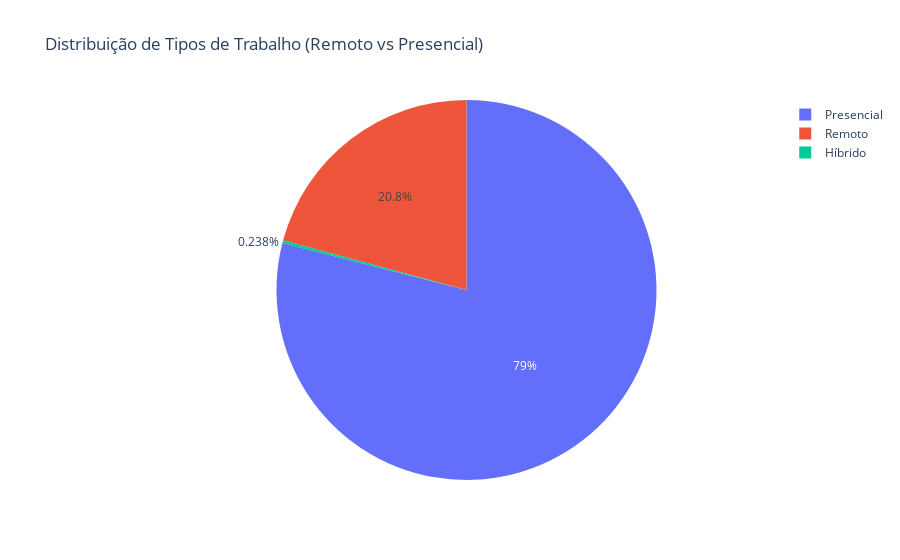

Notebook code cell kept with this figure:
### Code cell
remoto_contagem = df_limpo['remoto'].value_counts().reset_index()

remoto_contagem.columns = ['tipo_trabalho', 'quantidade']

fig = px.pie(remoto_contagem,
                names='tipo_trabalho',
                values='quantidade',
                title='Distribuição de Tipos de Trabalho (Remoto vs Presencial)'
            )
fig.show()

### Figure 1 — Plotly figure (JSON) as saved in the notebook; plotly's stock layout.template omitted (floating-point values rounded to 4 significant figures)
{"data": [{"domain": {"x": [0, 1], "y": [0, 1]}, "hovertemplate": "tipo_trabalho=%{label}<br>quantidade=%{value}<extra></extra>", "labels": ["Presencial", "Remoto", "Híbrido"], "legendgroup": "", "name": "", "showlegend": true, "type": "pie", "values": [105305, 27716, 318]}], "layout": {"legend": {"tracegroupgap": 0}, "title": {"text": "Distribuição de Tipos de Trabalho (Remoto vs Presencial)"}}}
